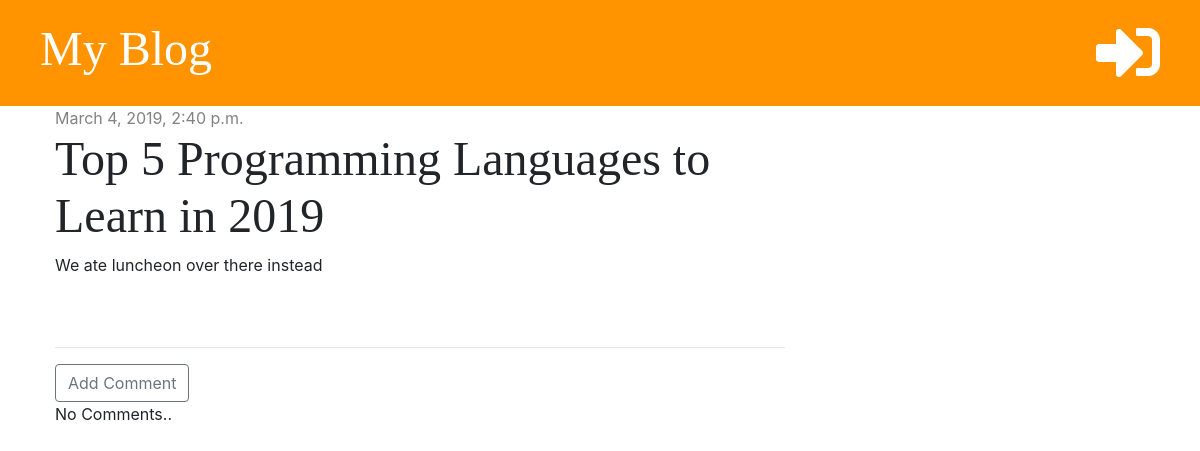
The app's page /post/2/, older data.
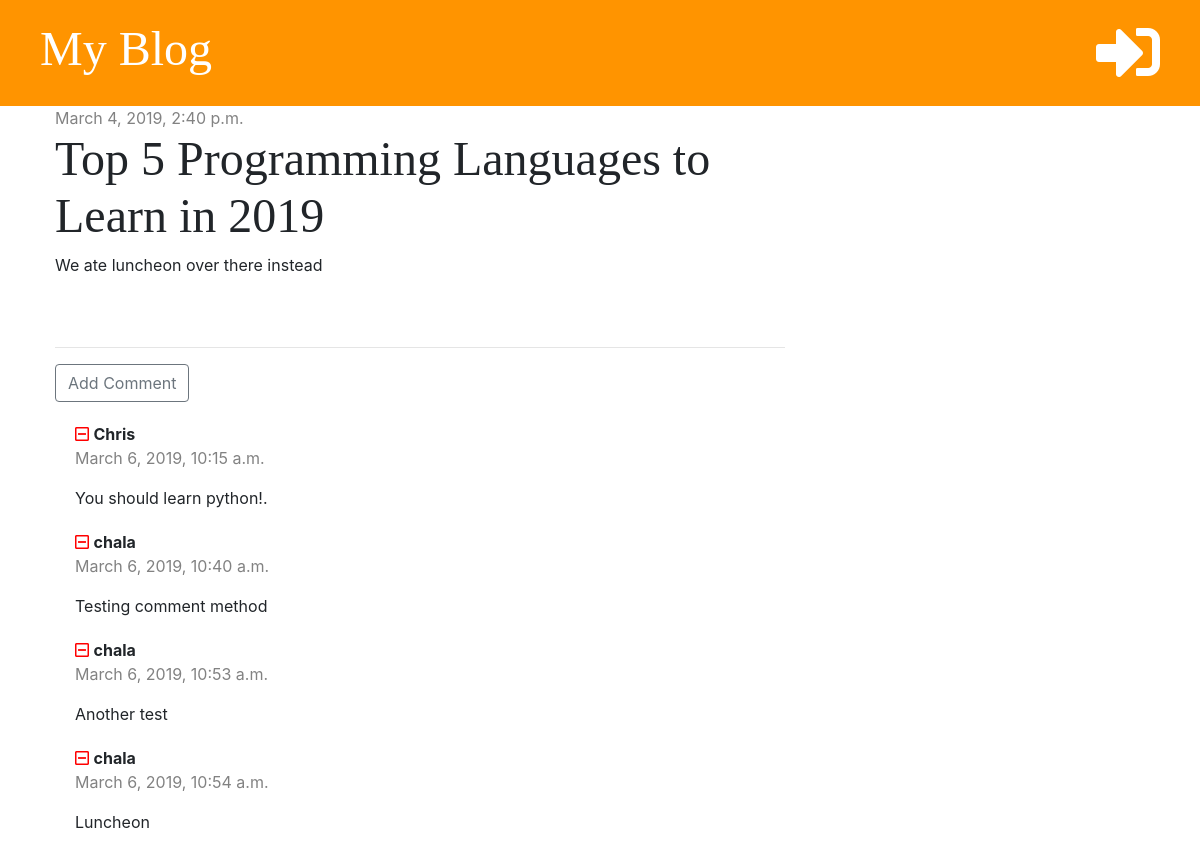
The same page, newer data.
### blog/models.py (models this page shows, shortened)
class Comment(models.Model):
    post = models.ForeignKey('blog.Post', on_delete=models.CASCADE, related_name='comments')
    author = models.CharField(max_length=200)
    text = models.TextField()
    created_date = models.DateTimeField(default=timezone.now)

### blog/views.py (the view)
# urls.py: path('post/<int:pk>/', views.post_detail, name='post_detail'),
def post_detail(request, pk):
    post = get_object_or_404(Post, pk=pk)
    stuff_for_frontend = {'post': post}
    return render(request, 'blog/post_detail.html', stuff_for_frontend)

### blog/templates/blog/post_detail.html (shortened to what this page needs)
{% extends 'blog/base.html' %}
{% block content %}
    <div class="post">
        {% if post.published_date %}
            <div class="date">
                {{ post.published_date }}
            </div>
        {% else %}
            <a href="{% url 'post_publish' pk=post.pk %}" class="btn btn-primary">Publish</a>
        {% endif %}
        <h1>{{ post.title }}</h1>
        <p>{{ post.text|linebreaksbr }}</p>
    </div>
    <hr>
    <a href="{% url 'add_comment_to_post' pk=post.pk %}" class="btn btn-outline-secondary">Add Comment</a>
    {% for comment in post.comments.all %}
        <div class="comment">
            <a href="{% url 'comment_remove' pk=comment.pk %}" style="color: red"><i class="far fa-minus-square"></i></a>
            <strong>{{ comment.author }}</strong>
            <div class="date">
                <p>{{ comment.created_date }}</p>
            </div>
            <p>{{ comment.text }}</p>
        </div>
    {% empty %}
        <p>No Comments..</p>
    {% endfor %}
{% endblock %}

Row changes from the older to the newer data that the page shows:
added Comment: author "Chris", created_date "March 6, 2019, 10:15 a.m.", text "You should learn python!."
added Comment: author "chala", created_date "March 6, 2019, 10:40 a.m.", text "Testing comment method"
added Comment: author "chala", created_date "March 6, 2019, 10:53 a.m.", text "Another test"
added Comment: author "chala", created_date "March 6, 2019, 10:54 a.m.", text "Luncheon"
Text that changed along with them:
text no longer shown: "No Comments.."
